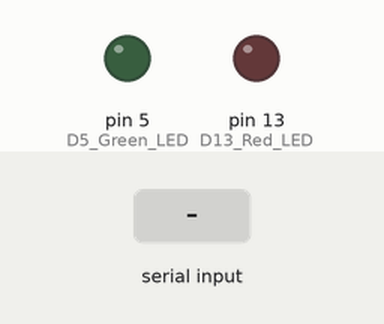
Bench run of a sketch on a simulated Arduino Uno, built with avr-gcc and run on an emulated ATmega328P. Shown: output pins drawn as LEDs (lit = HIGH). Inputs (shaded band) come from the test bench.

Above: at 1.2 s.
1.3 s: "1\n" received over Serial
At 2.5 s:
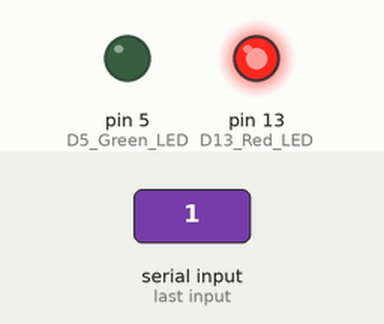
2.8 s: "3\n" received over Serial
At 3.6 s:
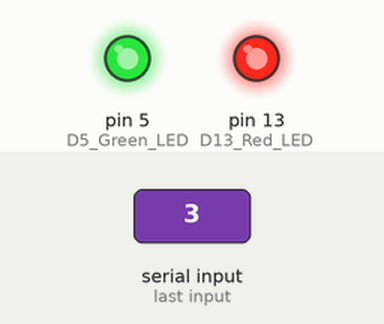
4.3 s: "2\n" received over Serial
At 4.8 s:
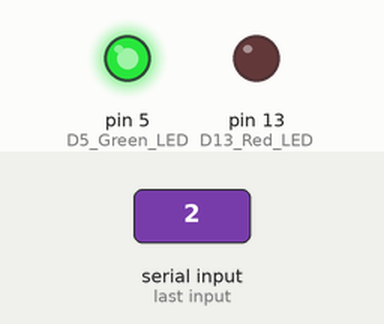
5.8 s: "4\n" received over Serial
At 7.1 s:
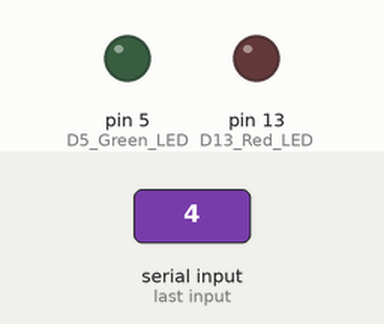
Timing chart, 0 to 8.3 s (numbered marks = the images above; inputs shaded):
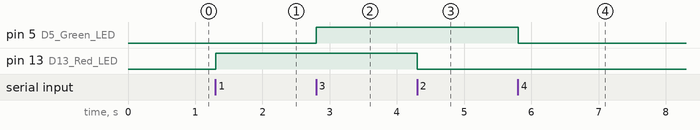

Measured:
- after the input at 1.3 s, pin 13 (D13_Red_LED): LOW → HIGH at once
- after the input at 2.8 s, pin 5 (D5_Green_LED): LOW → HIGH at once
- after the input at 4.3 s, pin 13 (D13_Red_LED): HIGH → LOW at once
- after the input at 5.8 s, pin 5 (D5_Green_LED): HIGH → LOW at once

The sketch:

ps1_2_TomChenlian_Fu.ino
```cpp
/**
   @file ps1_1_1_Tom_Fu.ino
   @brief learning or guessing comparison and logical operators in c
   @author  Tom Chenlian Fu(tfu@g.hmc.edu) (Collaborated with Vadim Mathys and Jenny Wathanakulchat) ,Yizhe Chang(yichang@g.hmc.edu)


   @version 0.1
   @date complete: 09-16-2018
   @total time spent:     0 hour 50   min
*/

void setup() {
  // put your setup code here, to run once:
  Serial.begin(9600);
  //Serial.println("Serial ready"); //for debugging
  pinMode(13, OUTPUT); //D13 Red LED
  pinMode(5, OUTPUT);//D5 Green LED

}

  int pressed;
  int greenBrightness;


void loop() {
  // put your main code here, to run repeatedly:

  if (Serial.available()){
    pressed = Serial.parseInt(); //see below for Serial.read()
    // now do something with it
    if (pressed == 1) {
      analogWrite(13, 255);//turn the red light on
    }
    else if (pressed == 2){
      analogWrite(13, 0);//turn the red light off
    }
    else if (pressed == 3){
      analogWrite(5, 255);//turn the green light on

  }
    else if (pressed == 4){
      analogWrite(5, 0);//turn the green light off
  }
    else if (pressed == 5){
      greenBrightness += 20;
      analogWrite(5, greenBrightness);//turn the green light brighter
  }
    else if (pressed == 6){
      greenBrightness -= 20;
      analogWrite(5, greenBrightness);//turn the green light less brighter
  }
  }
}
```
